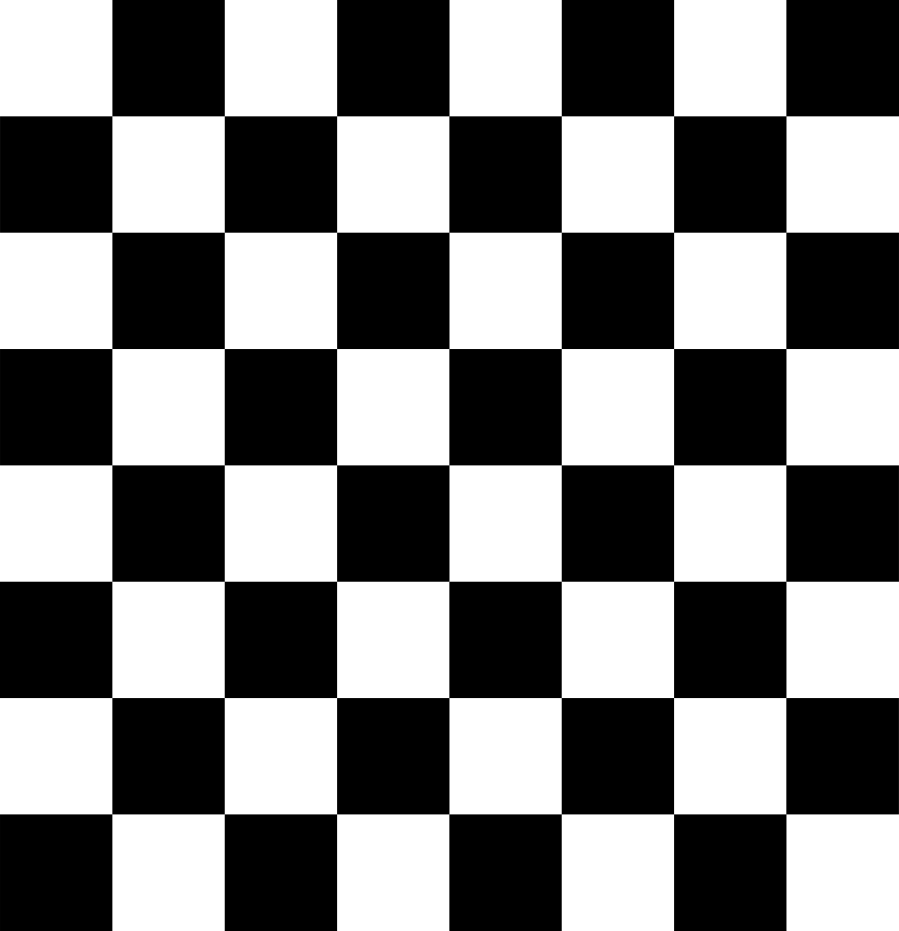
#> input picture ex_first_part/images/chessboard_01.jpg, 3595 x 3723 px (shown at 1/4 size)
$ python 8_c.py
#> lines starting #> are read from the running program, lines starting #| are printed output that depends on the picture; after the words box and inside, x2 and y2 are one past the last pixel; in counts of white or black regions, pixels touching at a corner belong together
import cv2 as cv
import numpy as np
import math

img = cv.imread('../images/chessboard_01.jpg', 0)
#> img is the input picture: shape (3723, 3595); min 0, max 255, mean 127.5
img = cv.resize(img, (int(3595 / 5), int(3273 / 5)))
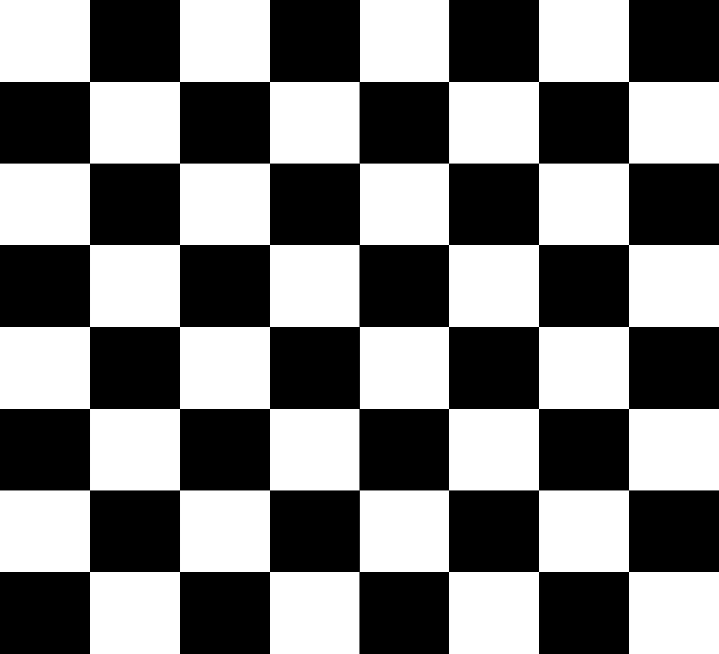
#> img: shape (654, 719); min 0, max 255, mean 127.4

dst = cv.Canny(img, 50, 200, None, 3)
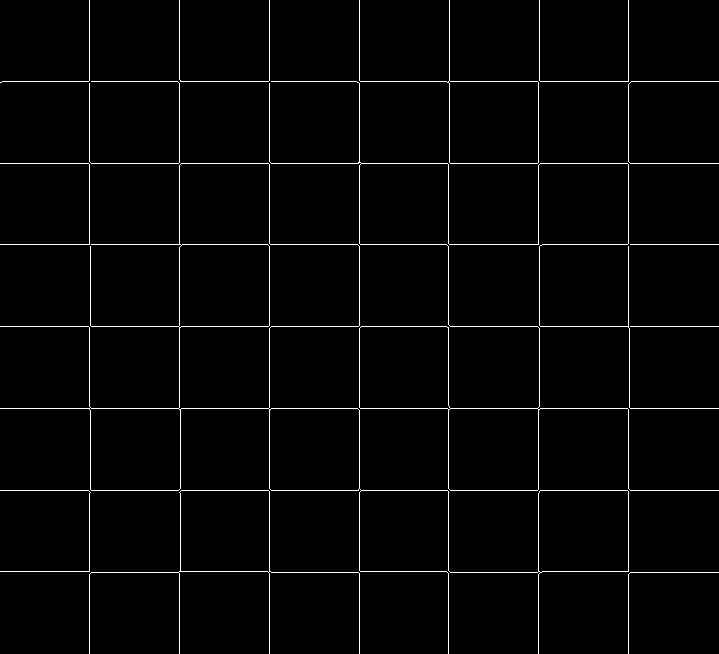
#> dst: shape (654, 719); 2% white in thin lines or dots

# Copy edges to the images that will display the results in BGR
cdst = cv.cvtColor(dst, cv.COLOR_GRAY2BGR)
#> cdst: shape (654, 719, 3); 2% white in thin lines or dots
cdstP = np.copy(cdst)

lines = cv.HoughLinesP(dst, 1, np.pi / 180, 150, None, 0, 0)
#> lines = 64 rows, first 6: [181, 163, 268, 163], [450, 326, 537, 326], [630, 490, 718, 490], [180, 81, 268, 81], [270, 244, 357, 244], [630, 408, 718, 408]

if lines is not None:
    for i in range(0, len(lines)):
        rho = lines[i][0][0]
        theta = lines[i][0][1]
        a = math.cos(theta)
        b = math.sin(theta)
        x0 = a * rho
        y0 = b * rho
        pt1 = (int(x0 + 1000*(-b)), int(y0 + 1000*(a)))
        pt2 = (int(x0 - 1000*(-b)), int(y0 - 1000*(a)))
        cv.line(cdst, pt1, pt2, (0,0,255), 3, cv.LINE_AA)
#> this loop made 64 passes
#> (rho, theta, a, b, x0, y0, pt1, pt2) on passes 1 to 10: (181, 163, 0.935, -0.355, 169.2, -64.24, (524, 870), (-185, -999)), (450, 326, 0.748, -0.664, 336.6, -298.6, (1000, 449), (-326, -1046)), (630, 490, 0.996, -0.0883, 627.5, -55.65, (715, 940), (539, -1051)), (180, 81, 0.777, -0.63, 139.8, -113.4, (769, 663), (-490, -890)), (270, 244, 0.503, -0.865, 135.7, -233.4, (1000, 269), (-728, -735)), (630, 408, 0.918, -0.396, 578.5, -249.4, (974, 668), (182, -1167)), (359, 162, 0.206, -0.978, 74.13, -351.3, (1052, -144), (-904, -557)), (269, 653, 0.9, -0.436, 242.1, -117.3, (678, 782), (-194, -1017)), (628, 653, 0.9, -0.436, 565.1, -273.9, (1001, 626), (129, -1173)), (179, 407, 0.163, -0.987, 29.18, -176.6, (1015, -13), (-957, -339))
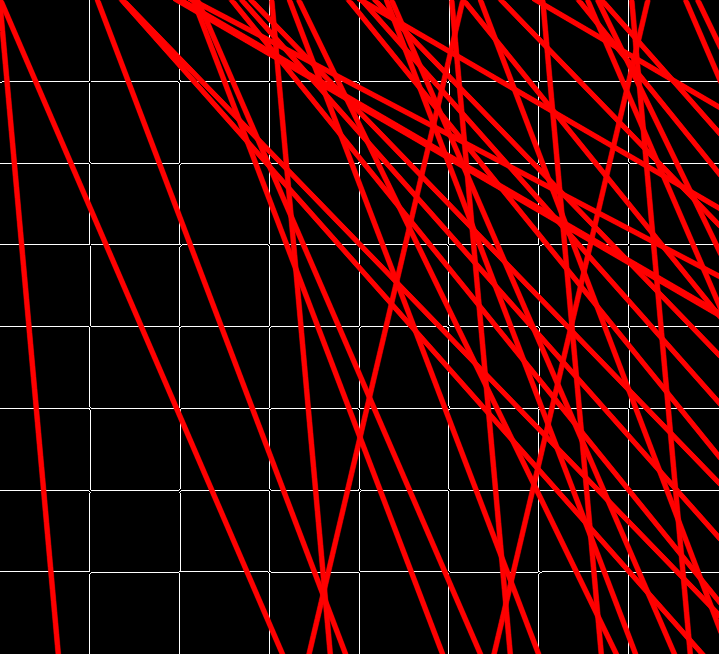
#> cdst: shape (654, 719, 3); mean B, G, R 4.1, 4.1, 56.6


linesP = cv.HoughLinesP(dst, 1, np.pi / 180, 50, None, 50, 10)
#> linesP = 31 rows, first 6: [0, 490, 718, 490], [0, 163, 718, 163], [2, 81, 718, 81], [269, 653, 269, 0], [628, 327, 628, 0], [0, 408, 718, 408]

if linesP is not None:
    for i in range(0, len(linesP)):
        l = linesP[i][0]
        cv.line(cdstP, (l[0], l[1]), (l[2], l[3]), (0,0,255), 3, cv.LINE_AA)
#> this loop made 31 passes
#> l on passes 1 to 12: [0, 490, 718, 490], [0, 163, 718, 163], [2, 81, 718, 81], [269, 653, 269, 0], [628, 327, 628, 0], [0, 408, 718, 408], [0, 244, 718, 244], [0, 326, 718, 326], [359, 653, 359, 0], [89, 243, 89, 0], [179, 653, 179, 571], [448, 653, 448, 164]
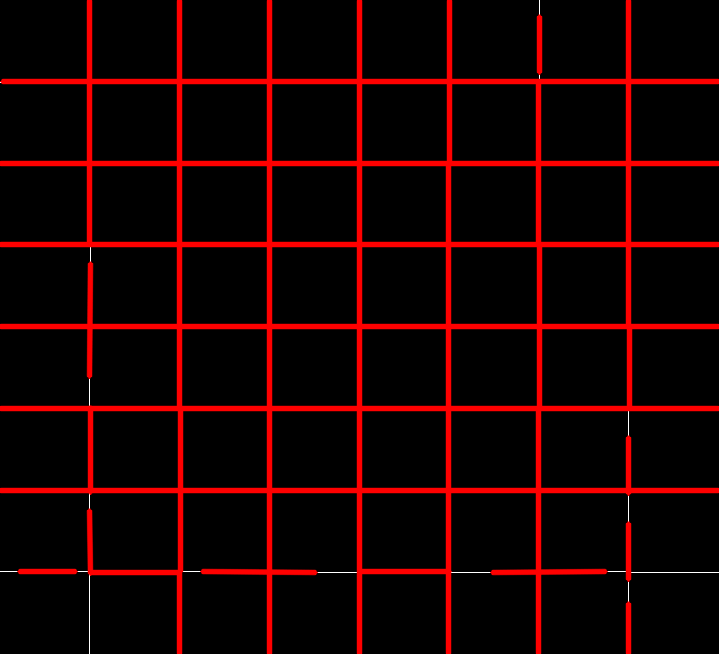
#> cdstP: shape (654, 719, 3); mean B, G, R 0.2, 0.2, 26.4

cv.imshow("Source", img)
cv.imshow("Detected Lines (in red) - Standard Hough Line Transform", cdst)
cv.imshow("Detected Lines (in red) - Probabilistic Line Transform", cdstP)

cv.waitKey()

cv.destroyAllWindows()

$ run again, with ex_first_part/images/chessboard_02.jpg copied over ex_first_part/images/chessboard_01.jpg
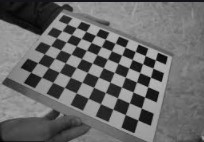
#> input picture ex_first_part/images/chessboard_02.jpg, 204 x 142 px
#> dst: shape (654, 719); 2% white in thin lines or dots, all inside (x1, y1, x2, y2) = (74, 8, 642, 612)
#> lines = 120 rows, first 6: [400, 443, 401, 444], [383, 434, 383, 434], [111, 277, 126, 286], [601, 10, 618, 10], [343, 411, 355, 418], [187, 321, 187, 321]
#> the loop `for i in range(0, len(lines)):` made 120 passes
#> (rho, theta, a, b, x0, y0, pt1, pt2) on passes 1 to 6: (400, 443, -0.999, -0.0354, -399.7, -14.17, (-364, -1013), (-435, 985)), (383, 434, 0.896, 0.444, 343.2, 170.1, (-100, 1066), (787, -725)), (111, 277, 0.858, 0.514, 95.21, 57.05, (-418, 914), (609, -800)), (601, 10, -0.839, -0.544, -504.3, -327, (39, -1166), (-1048, 512)), (343, 411, -0.853, 0.522, -292.7, 178.9, (-814, -674), (228, 1032)), (187, 321, 0.849, 0.529, 158.7, 98.94, (-370, 947), (687, -749))
#> after the loop `for i in range(0, len(lines)):`:
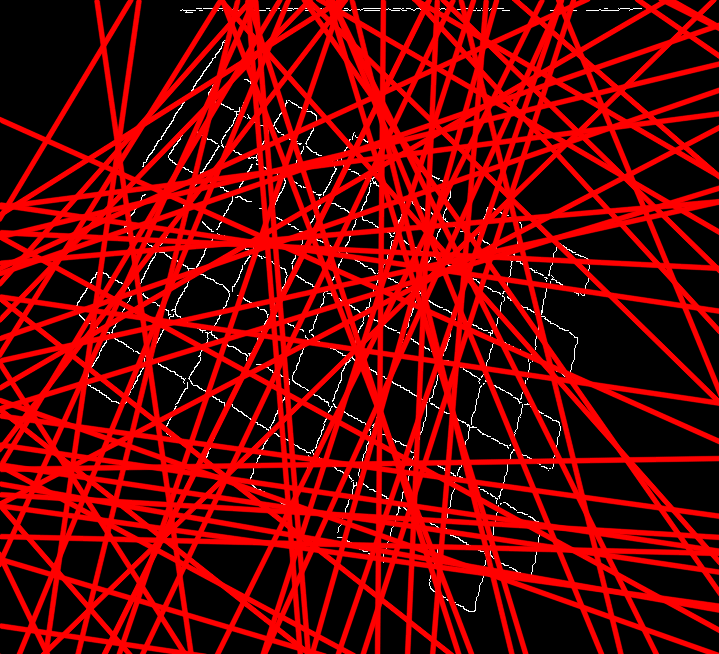
#> cdst: shape (654, 719, 3); mean B, G, R 2.8, 2.8, 107
#> linesP = 72 rows, first 6: [430, 461, 497, 499], [305, 10, 509, 10], [88, 371, 254, 84], [274, 264, 324, 292], [244, 415, 485, 554], [182, 294, 274, 122]
#> the loop `for i in range(0, len(linesP)):` made 72 passes
#> after the loop `for i in range(0, len(linesP)):`:
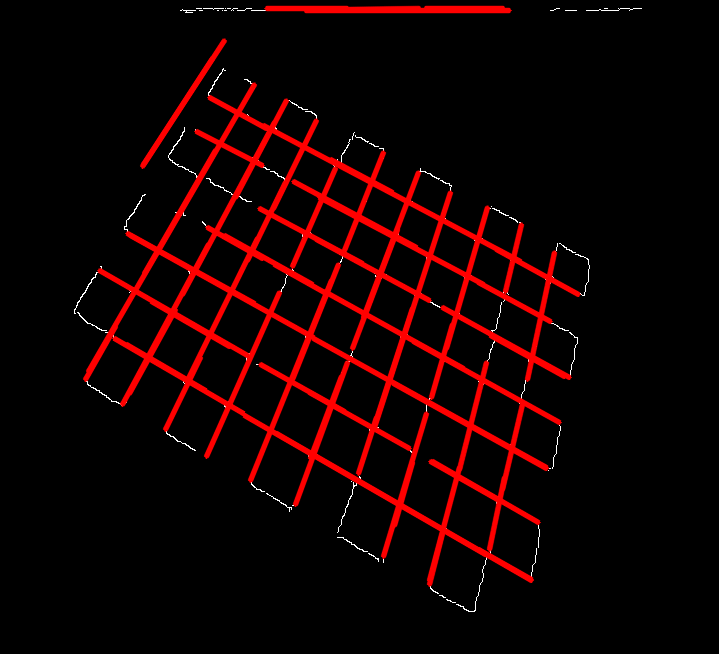
#> cdstP: shape (654, 719, 3); mean B, G, R 0.9, 0.9, 20.6

$ run again, with ex_first_part/images/chessboard_03.jpg copied over ex_first_part/images/chessboard_01.jpg
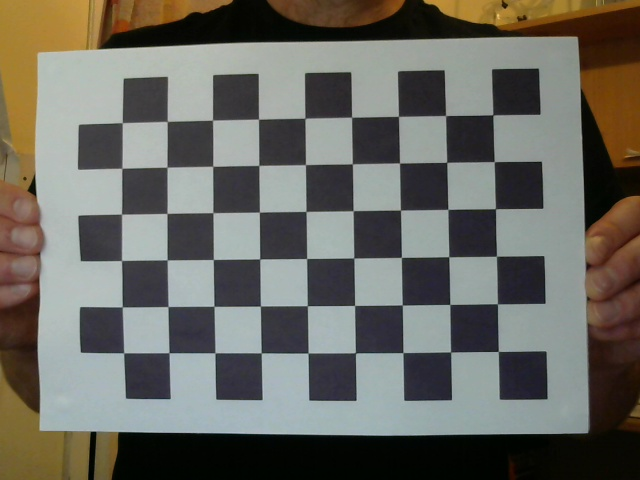
#> input picture ex_first_part/images/chessboard_03.jpg, 640 x 480 px
#> `dst = cv.Canny(img, 50, 200, None, 3)`:
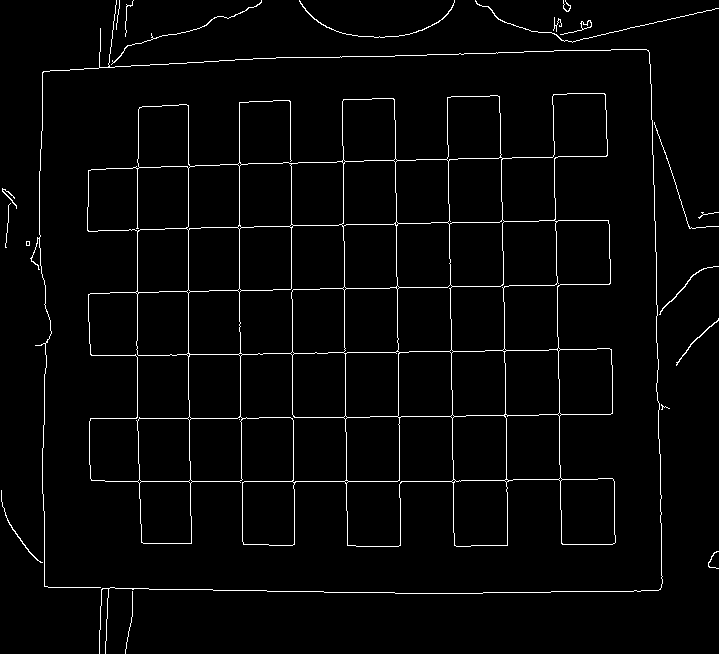
#> dst: shape (654, 719); 2.6% white in thin lines or dots
#> lines = 68 rows, first 6: [509, 285, 554, 285], [501, 159, 501, 199], [192, 481, 239, 481], [560, 284, 602, 284], [455, 545, 455, 545], [451, 319, 451, 349]
#> the loop `for i in range(0, len(lines)):` made 68 passes
#> (rho, theta, a, b, x0, y0, pt1, pt2) on passes 1 to 6: (509, 285, -0.633, 0.774, -322.4, 393.9, (-1096, -239), (451, 1027)), (501, 159, -0.342, 0.94, -171.6, 470.7, (-1111, 128), (767, 813)), (192, 481, -0.944, -0.33, -181.2, -63.36, (148, -1007), (-511, 880)), (560, 284, 0.309, 0.951, 173, 532.6, (-778, 841), (1124, 223)), (455, 545, -0.0663, -0.998, -30.16, -454, (967, -520), (-1027, -387)), (451, 319, 0.128, -0.992, 57.73, -447.3, (1049, -319), (-934, -575))
#> linesP = 67 rows, first 6: [352, 288, 609, 284], [447, 128, 451, 370], [501, 154, 503, 267], [188, 399, 188, 105], [105, 481, 460, 481], [209, 354, 379, 352]
#> the loop `for i in range(0, len(linesP)):` made 67 passes
#> after the loop `for i in range(0, len(linesP)):`:
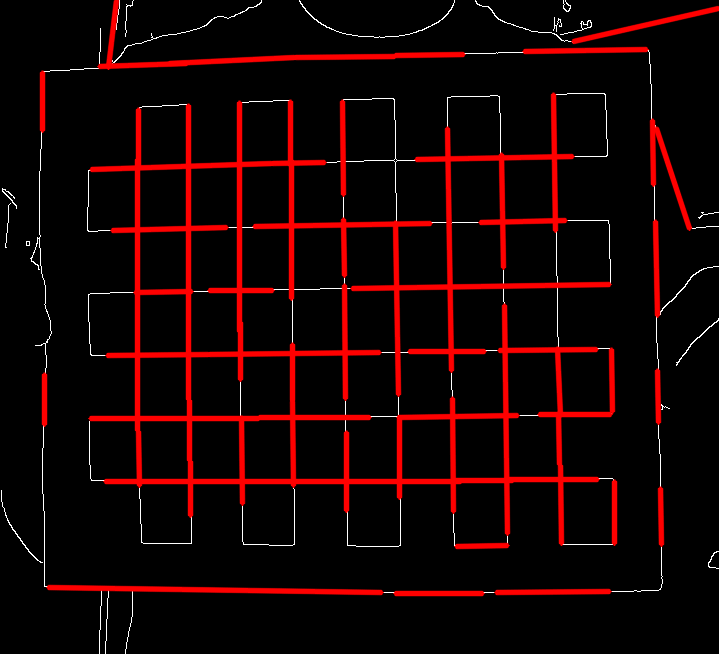
#> cdstP: shape (654, 719, 3); mean B, G, R 2.4, 2.4, 24.2
